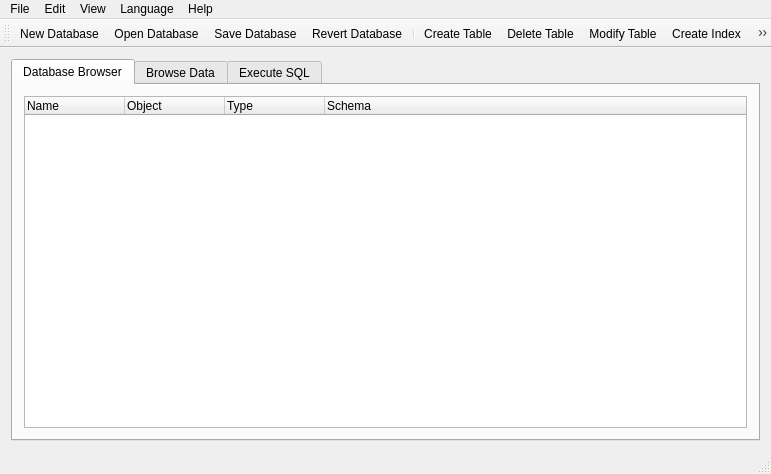
<?xml version="1.0" encoding="UTF-8"?>
<ui version="4.0">
 <class>SQLiteBrowser</class>
 <widget class="QMainWindow" name="SQLiteBrowser">
  <property name="geometry">
   <rect>
    <x>0</x>
    <y>0</y>
    <width>771</width>
    <height>474</height>
   </rect>
  </property>
  <property name="windowTitle">
   <string>MainWindow</string>
  </property>
  <property name="windowIcon">
   <iconset resource="resources.qrc">
    <normaloff>:/images/128.png</normaloff>:/images/128.png</iconset>
  </property>
  <widget class="QWidget" name="centralWidget">
   <layout class="QVBoxLayout" name="verticalLayout">
    <item>
     <widget class="QTabWidget" name="tabWidget">
      <property name="currentIndex">
       <number>0</number>
      </property>
      <widget class="QWidget" name="databaseTab">
       <attribute name="title">
        <string>Database Browser</string>
       </attribute>
       <layout class="QVBoxLayout" name="verticalLayout_3">
        <item>
         <widget class="QTreeWidget" name="lstStructure">
          <property name="alternatingRowColors">
           <bool>true</bool>
          </property>
          <column>
           <property name="text">
            <string>Name</string>
           </property>
          </column>
          <column>
           <property name="text">
            <string>Object</string>
           </property>
          </column>
          <column>
           <property name="text">
            <string>Type</string>
           </property>
          </column>
          <column>
           <property name="text">
            <string>Schema</string>
           </property>
          </column>
         </widget>
        </item>
       </layout>
      </widget>
      <widget class="QWidget" name="tableTab">
       <attribute name="title">
        <string>Browse Data</string>
       </attribute>
       <layout class="QVBoxLayout" name="verticalLayout_4">
        <property name="margin">
         <number>6</number>
        </property>
        <item>
         <layout class="QHBoxLayout" name="horizontalLayout">
          <item>
           <widget class="QLabel" name="label">
            <property name="text">
             <string>Select Table:</string>
            </property>
           </widget>
          </item>
          <item>
           <widget class="QComboBox" name="cboTables">
            <property name="sizePolicy">
             <sizepolicy hsizetype="Preferred" vsizetype="Fixed">
              <horstretch>0</horstretch>
              <verstretch>0</verstretch>
             </sizepolicy>
            </property>
            <property name="minimumSize">
             <size>
              <width>193</width>
              <height>0</height>
             </size>
            </property>
           </widget>
          </item>
          <item>
           <spacer name="horizontalSpacer">
            <property name="orientation">
             <enum>Qt::Horizontal</enum>
            </property>
            <property name="sizeHint" stdset="0">
             <size>
              <width>40</width>
              <height>20</height>
             </size>
            </property>
           </spacer>
          </item>
         </layout>
        </item>
        <item>
         <layout class="QHBoxLayout" name="horizontalLayout_2">
          <item>
           <widget class="QPushButton" name="cmdRefresh">
            <property name="text">
             <string>Refresh</string>
            </property>
            <property name="icon">
             <iconset resource="resources.qrc">
              <normaloff>:/images/table_refresh.png</normaloff>:/images/table_refresh.png</iconset>
            </property>
           </widget>
          </item>
          <item>
           <widget class="QPushButton" name="cmdNewRecord">
            <property name="text">
             <string>New Record</string>
            </property>
            <property name="icon">
             <iconset resource="resources.qrc">
              <normaloff>:/images/table_row_insert.png</normaloff>:/images/table_row_insert.png</iconset>
            </property>
           </widget>
          </item>
          <item>
           <widget class="QPushButton" name="cmdDeleteRecord">
            <property name="text">
             <string>Delete Record</string>
            </property>
            <property name="icon">
             <iconset resource="resources.qrc">
              <normaloff>:/images/table_row_delete.png</normaloff>:/images/table_row_delete.png</iconset>
            </property>
           </widget>
          </item>
          <item>
           <widget class="QPushButton" name="cmdSaveChanges">
            <property name="text">
             <string>Save Changes</string>
            </property>
            <property name="icon">
             <iconset resource="resources.qrc">
              <normaloff>:/images/table_save.png</normaloff>:/images/table_save.png</iconset>
            </property>
           </widget>
          </item>
          <item>
           <spacer name="horizontalSpacer_2">
            <property name="orientation">
             <enum>Qt::Horizontal</enum>
            </property>
            <property name="sizeHint" stdset="0">
             <size>
              <width>40</width>
              <height>20</height>
             </size>
            </property>
           </spacer>
          </item>
          <item>
           <widget class="QLabel" name="label_2">
            <property name="text">
             <string>Search:</string>
            </property>
           </widget>
          </item>
          <item>
           <widget class="QLineEdit" name="txtSearch"/>
          </item>
          <item>
           <widget class="QPushButton" name="cmdSearch">
            <property name="text">
             <string/>
            </property>
            <property name="icon">
             <iconset resource="resources.qrc">
              <normaloff>:/images/searchfind.png</normaloff>:/images/searchfind.png</iconset>
            </property>
           </widget>
          </item>
          <item>
           <widget class="QPushButton" name="cmdAdvancedSearch">
            <property name="text">
             <string>Advanced Search</string>
            </property>
            <property name="icon">
             <iconset resource="resources.qrc">
              <normaloff>:/images/searchfind.png</normaloff>:/images/searchfind.png</iconset>
            </property>
           </widget>
          </item>
         </layout>
        </item>
        <item>
         <widget class="QTableView" name="tblData">
          <property name="alternatingRowColors">
           <bool>true</bool>
          </property>
          <property name="selectionBehavior">
           <enum>QAbstractItemView::SelectItems</enum>
          </property>
          <property name="sortingEnabled">
           <bool>true</bool>
          </property>
          <property name="wordWrap">
           <bool>false</bool>
          </property>
         </widget>
        </item>
       </layout>
      </widget>
      <widget class="QWidget" name="queryTab">
       <attribute name="title">
        <string>Execute SQL</string>
       </attribute>
       <layout class="QVBoxLayout" name="verticalLayout_5">
        <item>
         <widget class="QLabel" name="label_3">
          <property name="text">
           <string>Query:</string>
          </property>
         </widget>
        </item>
        <item>
         <widget class="QSplitter" name="splitter">
          <property name="orientation">
           <enum>Qt::Vertical</enum>
          </property>
          <widget class="QTextEdit" name="txtQuery">
           <property name="sizePolicy">
            <sizepolicy hsizetype="Expanding" vsizetype="Preferred">
             <horstretch>0</horstretch>
             <verstretch>0</verstretch>
            </sizepolicy>
           </property>
           <property name="maximumSize">
            <size>
             <width>16777215</width>
             <height>16777215</height>
            </size>
           </property>
          </widget>
          <widget class="QWidget" name="layoutWidget">
           <layout class="QVBoxLayout" name="verticalLayout_2">
            <item>
             <layout class="QHBoxLayout" name="horizontalLayout_3">
              <item>
               <widget class="QPushButton" name="cmdExecuteQuery">
                <property name="text">
                 <string>Execute Query</string>
                </property>
               </widget>
              </item>
              <item>
               <spacer name="horizontalSpacer_3">
                <property name="orientation">
                 <enum>Qt::Horizontal</enum>
                </property>
                <property name="sizeHint" stdset="0">
                 <size>
                  <width>40</width>
                  <height>20</height>
                 </size>
                </property>
               </spacer>
              </item>
             </layout>
            </item>
            <item>
             <widget class="QLabel" name="label_4">
              <property name="text">
               <string>Error message from database engine:</string>
              </property>
             </widget>
            </item>
            <item>
             <widget class="QLineEdit" name="txtQueryError">
              <property name="readOnly">
               <bool>true</bool>
              </property>
             </widget>
            </item>
            <item>
             <widget class="QTableView" name="tblQueryResult">
              <property name="sizePolicy">
               <sizepolicy hsizetype="Expanding" vsizetype="Expanding">
                <horstretch>0</horstretch>
                <verstretch>0</verstretch>
               </sizepolicy>
              </property>
             </widget>
            </item>
           </layout>
          </widget>
         </widget>
        </item>
       </layout>
      </widget>
     </widget>
    </item>
   </layout>
  </widget>
  <widget class="QMenuBar" name="menuBar">
   <property name="geometry">
    <rect>
     <x>0</x>
     <y>0</y>
     <width>771</width>
     <height>19</height>
    </rect>
   </property>
   <widget class="QMenu" name="menuFile">
    <property name="title">
     <string>File</string>
    </property>
    <widget class="QMenu" name="menuImport">
     <property name="title">
      <string>Import</string>
     </property>
     <addaction name="actionDatabase_From_SQL_File"/>
     <addaction name="actionTable_From_CSV_File"/>
    </widget>
    <widget class="QMenu" name="menuExport">
     <property name="title">
      <string>Export</string>
     </property>
     <addaction name="actionDatabse_As_SQL_File"/>
     <addaction name="actionTable_as_CSV_File"/>
    </widget>
    <addaction name="actionNew_Database"/>
    <addaction name="actionOpen_Database"/>
    <addaction name="actionClose_Database"/>
    <addaction name="separator"/>
    <addaction name="actionSave_Database"/>
    <addaction name="actionRevert_Database"/>
    <addaction name="actionCompact_Database"/>
    <addaction name="separator"/>
    <addaction name="menuImport"/>
    <addaction name="menuExport"/>
    <addaction name="separator"/>
    <addaction name="actionExit"/>
   </widget>
   <widget class="QMenu" name="menuEdit">
    <property name="title">
     <string>Edit</string>
    </property>
    <addaction name="actionCreate_Table"/>
    <addaction name="actionDelete_Table"/>
    <addaction name="actionModify_Table"/>
    <addaction name="separator"/>
    <addaction name="actionCreate_View"/>
    <addaction name="actionDelete_View"/>
    <addaction name="actionModify_View"/>
    <addaction name="separator"/>
    <addaction name="actionCreate_Index"/>
    <addaction name="actionDelete_Index"/>
    <addaction name="separator"/>
    <addaction name="actionPreferences"/>
   </widget>
   <widget class="QMenu" name="menuView">
    <property name="title">
     <string>View</string>
    </property>
    <addaction name="actionSQL_Log"/>
    <addaction name="actionRefresh"/>
   </widget>
   <widget class="QMenu" name="menuHelp">
    <property name="title">
     <string>Help</string>
    </property>
    <addaction name="actionAbout"/>
   </widget>
   <widget class="QMenu" name="menuLanguage">
    <property name="title">
     <string>Language</string>
    </property>
   </widget>
   <addaction name="menuFile"/>
   <addaction name="menuEdit"/>
   <addaction name="menuView"/>
   <addaction name="menuLanguage"/>
   <addaction name="menuHelp"/>
  </widget>
  <widget class="QToolBar" name="mainToolBar">
   <property name="windowTitle">
    <string>Main Tool Bar</string>
   </property>
   <attribute name="toolBarArea">
    <enum>TopToolBarArea</enum>
   </attribute>
   <attribute name="toolBarBreak">
    <bool>false</bool>
   </attribute>
   <addaction name="actionNew_Database"/>
   <addaction name="actionOpen_Database"/>
   <addaction name="actionSave_Database"/>
   <addaction name="actionRevert_Database"/>
   <addaction name="separator"/>
   <addaction name="actionCreate_Table"/>
   <addaction name="actionDelete_Table"/>
   <addaction name="actionModify_Table"/>
   <addaction name="actionCreate_Index"/>
   <addaction name="actionDelete_Index"/>
   <addaction name="separator"/>
   <addaction name="actionSQL_Log"/>
  </widget>
  <widget class="QStatusBar" name="statusBar"/>
  <action name="actionNew_Database">
   <property name="icon">
    <iconset resource="resources.qrc">
     <normaloff>:/images/new.png</normaloff>:/images/new.png</iconset>
   </property>
   <property name="text">
    <string>New Database</string>
   </property>
   <property name="toolTip">
    <string>Creates a new SQLite Database file</string>
   </property>
   <property name="shortcut">
    <string>Ctrl+N</string>
   </property>
  </action>
  <action name="actionOpen_Database">
   <property name="icon">
    <iconset resource="resources.qrc">
     <normaloff>:/images/open.png</normaloff>:/images/open.png</iconset>
   </property>
   <property name="text">
    <string>Open Database</string>
   </property>
   <property name="toolTip">
    <string>Opens an existing SQLite Database file</string>
   </property>
   <property name="shortcut">
    <string>Ctrl+O</string>
   </property>
  </action>
  <action name="actionClose_Database">
   <property name="text">
    <string>Close Database</string>
   </property>
   <property name="toolTip">
    <string>Closes the current Database</string>
   </property>
  </action>
  <action name="actionSave_Database">
   <property name="icon">
    <iconset resource="resources.qrc">
     <normaloff>:/images/save.png</normaloff>:/images/save.png</iconset>
   </property>
   <property name="text">
    <string>Save Database</string>
   </property>
   <property name="toolTip">
    <string>Saves changes made to the Database</string>
   </property>
   <property name="shortcut">
    <string>Ctrl+S</string>
   </property>
  </action>
  <action name="actionRevert_Database">
   <property name="icon">
    <iconset resource="resources.qrc">
     <normaloff>:/images/revert.png</normaloff>:/images/revert.png</iconset>
   </property>
   <property name="text">
    <string>Revert Database</string>
   </property>
  </action>
  <action name="actionCompact_Database">
   <property name="text">
    <string>Compact Database</string>
   </property>
  </action>
  <action name="actionDatabase_From_SQL_File">
   <property name="text">
    <string>Database From SQL File</string>
   </property>
  </action>
  <action name="actionTable_From_CSV_File">
   <property name="text">
    <string>Table From CSV File</string>
   </property>
  </action>
  <action name="actionDatabse_As_SQL_File">
   <property name="text">
    <string>Databse As SQL File</string>
   </property>
  </action>
  <action name="actionTable_as_CSV_File">
   <property name="text">
    <string>Table as CSV File</string>
   </property>
  </action>
  <action name="actionExit">
   <property name="text">
    <string>Exit</string>
   </property>
   <property name="shortcut">
    <string>Ctrl+Q</string>
   </property>
  </action>
  <action name="actionCreate_Table">
   <property name="icon">
    <iconset resource="resources.qrc">
     <normaloff>:/images/create_table.png</normaloff>:/images/create_table.png</iconset>
   </property>
   <property name="text">
    <string>Create Table</string>
   </property>
   <property name="shortcut">
    <string>Ctrl+T</string>
   </property>
  </action>
  <action name="actionDelete_Table">
   <property name="icon">
    <iconset resource="resources.qrc">
     <normaloff>:/images/delete_table.png</normaloff>:/images/delete_table.png</iconset>
   </property>
   <property name="text">
    <string>Delete Table</string>
   </property>
  </action>
  <action name="actionModify_Table">
   <property name="icon">
    <iconset resource="resources.qrc">
     <normaloff>:/images/modify_table.png</normaloff>:/images/modify_table.png</iconset>
   </property>
   <property name="text">
    <string>Modify Table</string>
   </property>
  </action>
  <action name="actionCreate_Index">
   <property name="icon">
    <iconset resource="resources.qrc">
     <normaloff>:/images/create_index.png</normaloff>:/images/create_index.png</iconset>
   </property>
   <property name="text">
    <string>Create Index</string>
   </property>
   <property name="shortcut">
    <string>Ctrl+I</string>
   </property>
  </action>
  <action name="actionDelete_Index">
   <property name="icon">
    <iconset resource="resources.qrc">
     <normaloff>:/images/delete_index.png</normaloff>:/images/delete_index.png</iconset>
   </property>
   <property name="text">
    <string>Delete Index</string>
   </property>
  </action>
  <action name="actionPreferences">
   <property name="text">
    <string>Preferences</string>
   </property>
  </action>
  <action name="actionSQL_Log">
   <property name="checkable">
    <bool>true</bool>
   </property>
   <property name="icon">
    <iconset resource="resources.qrc">
     <normaloff>:/images/log.png</normaloff>:/images/log.png</iconset>
   </property>
   <property name="text">
    <string>SQL Log</string>
   </property>
  </action>
  <action name="actionAbout">
   <property name="text">
    <string>About</string>
   </property>
  </action>
  <action name="actionEnglish">
   <property name="checkable">
    <bool>true</bool>
   </property>
   <property name="checked">
    <bool>true</bool>
   </property>
   <property name="text">
    <string>English</string>
   </property>
  </action>
  <action name="actionRefresh">
   <property name="icon">
    <iconset resource="resources.qrc">
     <normaloff>:/images/table_refresh.png</normaloff>:/images/table_refresh.png</iconset>
   </property>
   <property name="text">
    <string>Refresh Database Browser</string>
   </property>
   <property name="toolTip">
    <string>Refresh Database Browser</string>
   </property>
   <property name="shortcut">
    <string>Ctrl+R</string>
   </property>
  </action>
  <action name="actionCreate_View">
   <property name="text">
    <string>Create View</string>
   </property>
  </action>
  <action name="actionModify_View">
   <property name="text">
    <string>Modify View</string>
   </property>
  </action>
  <action name="actionDelete_View">
   <property name="text">
    <string>Delete View</string>
   </property>
  </action>
 </widget>
 <layoutdefault spacing="6" margin="11"/>
 <resources>
  <include location="resources.qrc"/>
 </resources>
 <connections/>
</ui>
